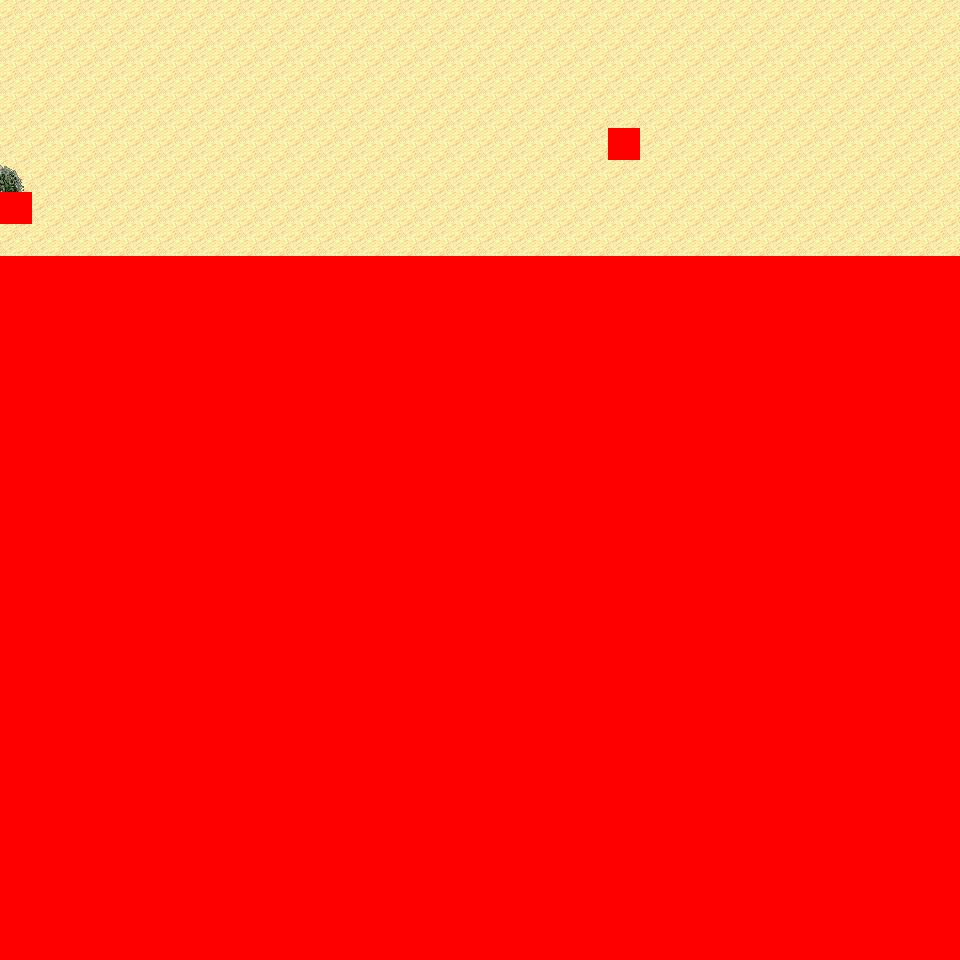

A 2D game scene composited from a Tiled map and its tileset images. What follows is a short description and the map's XML, with each tile layer's data collapsed to a summary:
An orthogonal 30x30 tile map with 32x32 px tiles, 6 tile layers (Ground, Object, Object2, Above, ...), 6 tilesets and 4 objects (4x mapchange).

<map version="1.0" orientation="orthogonal" renderorder="right-down" width="30" height="30" tilewidth="32" tileheight="32" nextobjectid="5">
  <tileset firstgid="1" name="tileset_logic_collision" tilewidth="32" tileheight="32" tilecount="1" columns="1">
    <image source="../drawable/tileset_logic_collision.png" width="32" height="32" />
  </tileset>
  <tileset firstgid="2" name="tileset_terrain_desert" tilewidth="32" tileheight="32" tilecount="88" columns="8">
    <image source="../drawable/tileset_terrain_desert.png" width="256" height="352" />
  </tileset>
  <tileset firstgid="90" name="tileset_ground_sand_2" tilewidth="32" tileheight="32" tilecount="15" columns="5">
    <image source="../drawable/tileset_ground_sand_2.png" width="160" height="96" />
  </tileset>
  <tileset firstgid="105" name="tileset_plant_cactus_2" tilewidth="32" tileheight="32" tilecount="10" columns="5">
    <image source="../drawable/tileset_plant_cactus_2.png" width="160" height="64" />
  </tileset>
  <tileset firstgid="115" name="tileset_plant_round_cactuses" tilewidth="32" tileheight="32" tilecount="20" columns="10">
    <image source="../drawable/tileset_plant_round_cactuses.png" width="320" height="64" />
  </tileset>
  <tileset firstgid="135" name="tileset_plant_cactus" tilewidth="32" tileheight="32" tilecount="2" columns="1">
    <image source="../drawable/tileset_plant_cactus.png" width="32" height="64" />
  </tileset>
  <layer name="Ground" width="30" height="30">
    <data>[900 cells, 240 non-empty, 2 distinct tile ids]</data>
  </layer>
  <layer name="Object" width="30" height="30">
    <data>[900 cells, 1 non-empty, 1 distinct tile ids]</data>
  </layer>
  <layer name="Object2" width="30" height="30">
    <data>[900 cells, 0 non-empty, 0 distinct tile ids]</data>
  </layer>
  <layer name="Above" width="30" height="30">
    <data>[900 cells, 1 non-empty, 1 distinct tile ids]</data>
  </layer>
  <layer name="Above2" width="30" height="30">
    <data>[900 cells, 0 non-empty, 0 distinct tile ids]</data>
  </layer>
  <layer name="Walkable" width="30" height="30">
    <data>[900 cells, 662 non-empty, 1 distinct tile ids]</data>
  </layer>
  <objectgroup name="MapEvents">
    <object id="1" name="north" type="mapchange" x="0" y="0" width="960" height="32">
      <properties>
        <property name="map" value="0_ados_mountain_n2_w2_x0_y3" />
        <property name="place" value="south" />
      </properties>
    </object>
    <object id="2" name="west" type="mapchange" x="0" y="0" width="32" height="192">
      <properties>
        <property name="map" value="0_deniran_forest_n2_w_x0_y4" />
        <property name="place" value="east" />
      </properties>
    </object>
    <object id="3" name="west2" type="mapchange" x="0" y="224" width="32" height="32">
      <properties>
        <property name="map" value="0_deniran_forest_n2_w_x0_y4" />
        <property name="place" value="east2" />
      </properties>
    </object>
    <object id="4" name="east" type="mapchange" x="928" y="0" width="32" height="256">
      <properties>
        <property name="map" value="0_ados_mountain_n2_w2_x1_y4" />
        <property name="place" value="west" />
      </properties>
    </object>
  </objectgroup>
</map>
